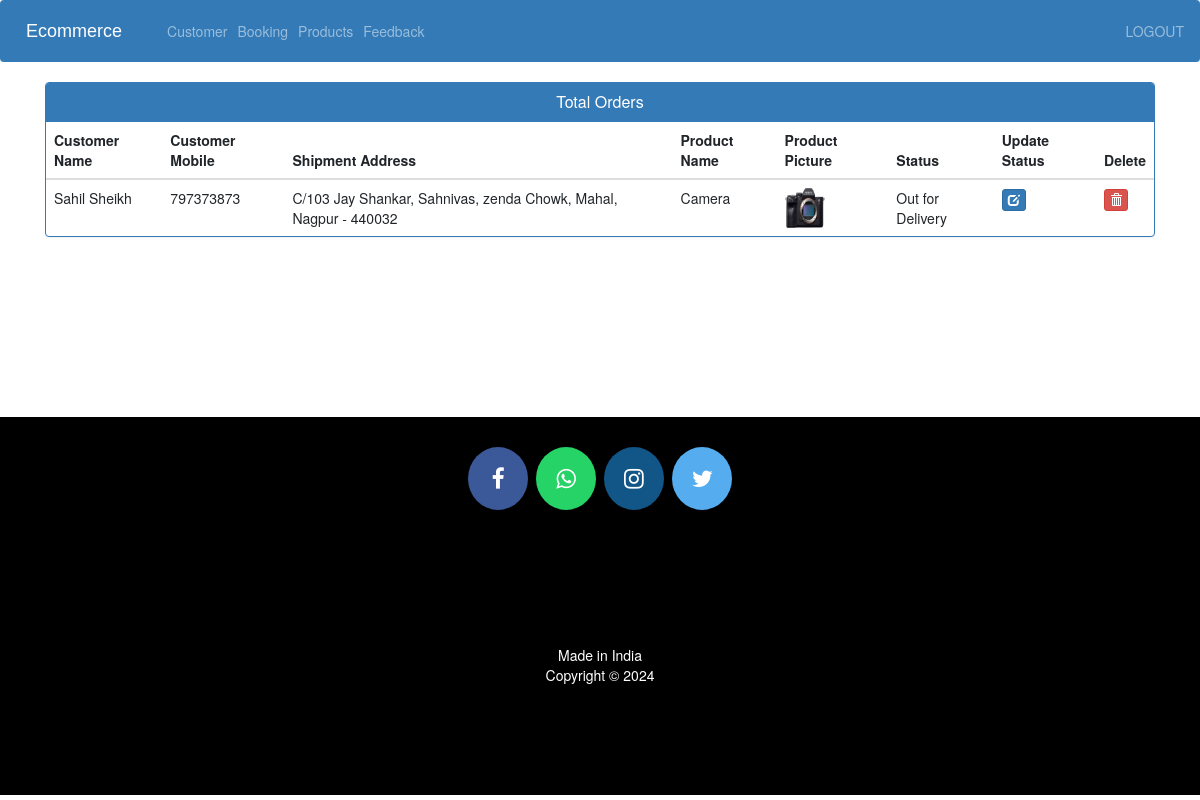
The page /admin-view-booking (signed in) on the database its author committed.
### ecom/models.py (models this page shows, shortened)
class Customer(models.Model):
    user=models.OneToOneField(User,on_delete=models.CASCADE)
    profile_pic= models.ImageField(upload_to='profile_pic/CustomerProfilePic/',null=True,blank=True)
    address = models.CharField(max_length=40)
    mobile = models.CharField(max_length=20,null=False)
    @property
    def get_name(self):
        return self.user.first_name+" "+self.user.last_name

class Orders(models.Model):
    STATUS =(
        ('Pending','Pending'),
        ('Order Confirmed','Order Confirmed'),
        ('Out for Delivery','Out for Delivery'),
        ('Delivered','Delivered'),
    )
    customer=models.ForeignKey('Customer', on_delete=models.CASCADE,null=True)
    product=models.ForeignKey('Product',on_delete=models.CASCADE,null=True)
    email = models.CharField(max_length=50,null=True)
    address = models.CharField(max_length=500,null=True)
    mobile = models.CharField(max_length=20,null=True)
    order_date= models.DateField(auto_now_add=True,null=True)
    status=models.CharField(max_length=50,null=True,choices=STATUS)

class Product(models.Model):
    name=models.CharField(max_length=40)
    product_image= models.ImageField(upload_to='product_image/',null=True,blank=True)
    price = models.PositiveIntegerField()
    description=models.CharField(max_length=40)

### ecom/views.py (the view)
# urls.py: path('admin-view-booking', views.admin_view_booking_view,name='admin-view-booking'),
@login_required(login_url='adminlogin')
def admin_view_booking_view(request):
    orders=models.Orders.objects.all()
    ordered_products=[]
    ordered_bys=[]
    for order in orders:
        ordered_product=models.Product.objects.all().filter(id=order.product.id)
        ordered_by=models.Customer.objects.all().filter(id = order.customer.id)
        ordered_products.append(ordered_product)
        ordered_bys.append(ordered_by)
    return render(request,'ecom/admin_view_booking.html',{'data':zip(ordered_products,ordered_bys,orders)})

### templates/ecom/admin_view_booking.html (shortened to what this page needs)
{% extends 'ecom/admin_base.html' %}
{% load static %}
{% block content %}
<head>
  <link href="//netdna.bootstrapcdn.com/bootstrap/3.0.0/css/bootstrap.min.css" rel="stylesheet" id="bootstrap-css">
</head>
<div class="container">
  <div class="panel panel-primary">
    <div class="panel-heading">
      <h6 class="panel-title">Total Orders</h6>
    </div>
    <table class="table table-hover" id="dev-table">
      <thead>
        <tr>
          <th>Customer Name</th>
          <th>Customer Mobile</th>
          <th>Shipment Address</th>
          <th>Product Name</th>
          <th>Product Picture</th>
          <th>Status</th>
          <th>Update Status</th>
          <th>Delete</th>
        </tr>
      </thead>
      {% for product,customer,order in data %}
      <tr>
        {% for c in customer %}
        <td> {{c.get_name}}</td>
        <td>{{c.mobile}}</td>
        <td>{{order.address}}</td>
        {% endfor %}
        {% for p in product %}
        <td> {{p.name}}</td>
        <td> <img src="{% static p.product_image.url %}" alt="Profile Pic" height="40px" width="40px" /></td>
        <td>{{order.status}}</td>
        <td><a class="btn btn-primary btn-xs" href="{% url 'update-order' order.id  %}"><span class="glyphicon glyphicon-edit"></span></a></td>
        <td><a class="btn btn-danger btn-xs" href="{% url 'delete-order' order.id  %}"><span class="glyphicon glyphicon-trash"></span></a></td>
        {% endfor %}
      </tr>
      {% endfor %}
    </table>
  </div>
</div>
{% endblock content %}

### templates/ecom/admin_view_booking.html (style rules this page uses)
a:link { text-decoration: none; }
h6 { text-align: center; }

### rows shown on the page
Orders: address "C/103 Jay Shankar, Sahnivas, zenda Chowk, Mahal, Nagpur - 440032", status "Out for Delivery"
Customer: get_name "Sahil Sheikh", mobile "797373873"
Product: name "Camera", product_image (picture)
